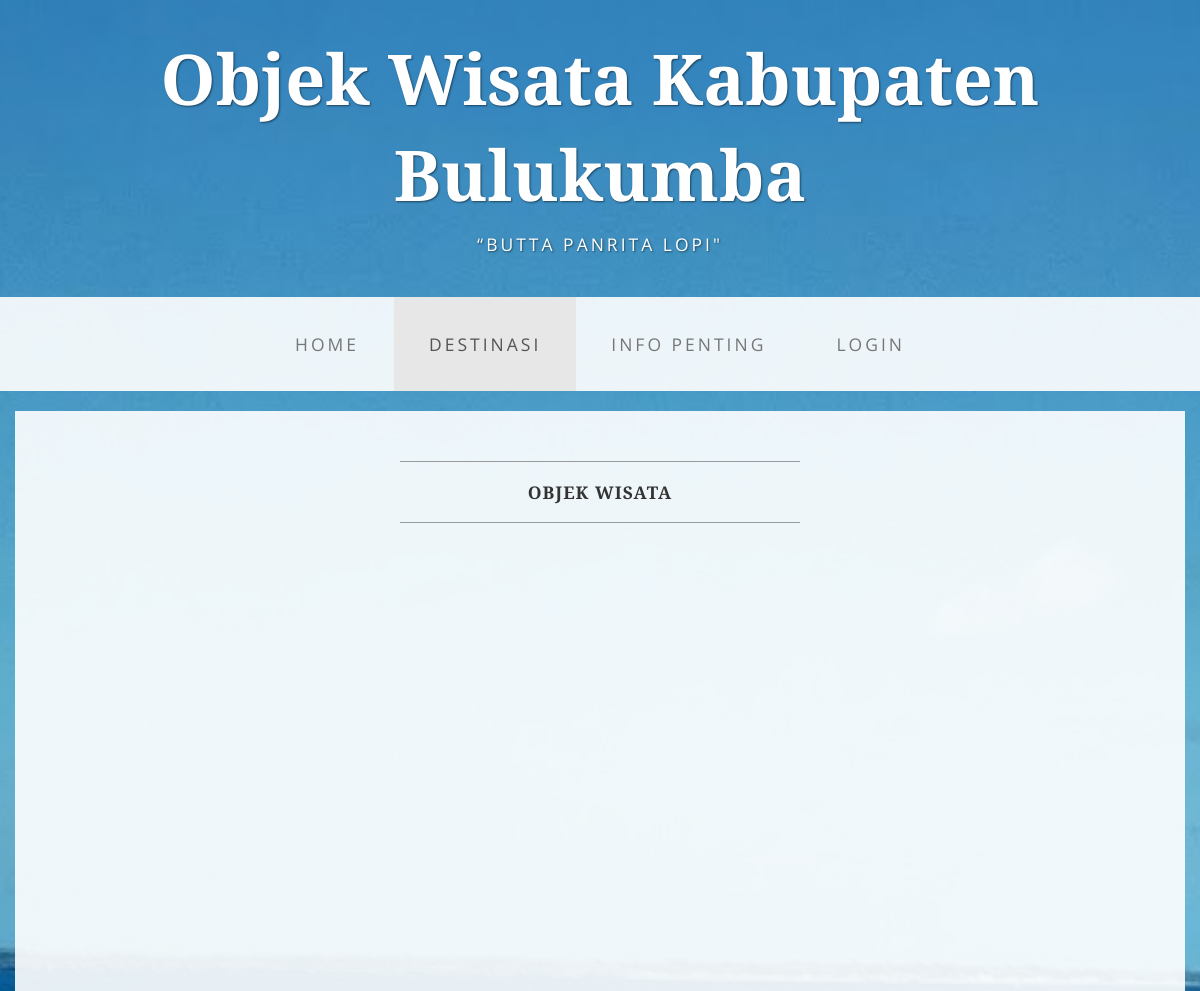
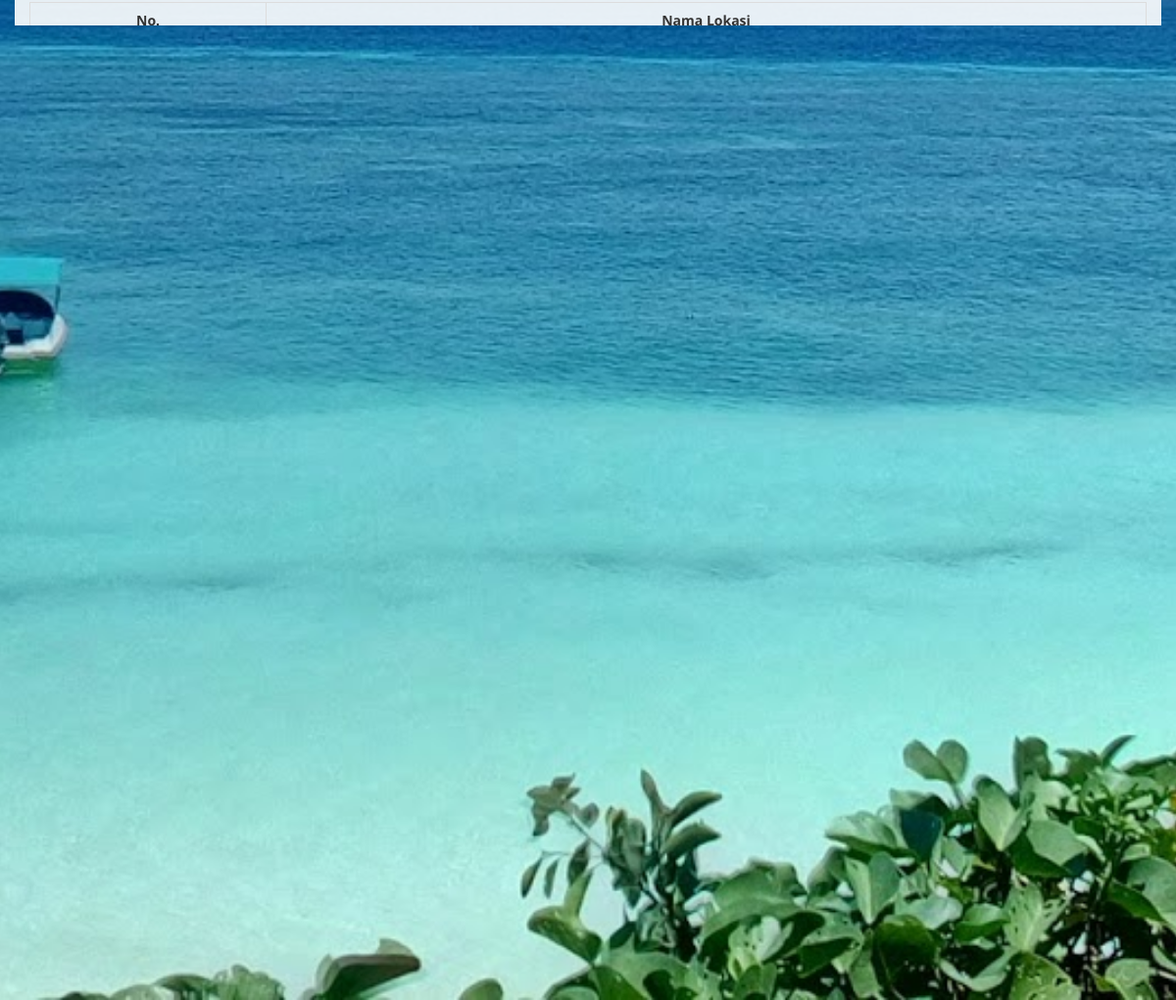
Screenshot of /index.php/destinasi with the database file from the repository (2 pictures, top to bottom).
### tables this page shows
CREATE TABLE IF NOT EXISTS `lokasi` (
  `id_lokasi` int(11) NOT NULL AUTO_INCREMENT,
  `nama_lokasi` varchar(30) NOT NULL,
  `garis_lintang` varchar(20) NOT NULL,
  `garis_bujur` varchar(20) NOT NULL,
  `informasi` longtext NOT NULL,
  `gambar` varchar(30) NOT NULL,
  PRIMARY KEY (`id_lokasi`)
);

### application/controllers/destinasi.php (called while the page is built, shortened)
<?php
class destinasi extends CI_Controller {
    function __construct(){
        $this->load->model('lokasi_model');
        $this->load->helper(array('form', 'url'));
        $this->load->library('upload');
    }
	public function index()
	{
	$this->load->library('googlemaps');
	$this->load->database();
	$config['center'] = '-5.4329, 120.2051';
	$config['zoom'] = '10';
	$this->googlemaps->initialize($config);
	$query = $this->db->get("lokasi");
	foreach ($query->result() as $row)
	{
		$marker = array();
    	$marker['position']=$row->garis_lintang.",".$row->garis_bujur;
    	$marker['infowindow_content']=$row->nama_lokasi;
    	$this->googlemaps->add_marker($marker);
	}
	$data['map'] = $this->googlemaps->create_map();
	$data1['lokasi']=$query->result();
	$this->load->view('destinasi', array_merge($data,$data1));
	}
}

### index.php (called while the page is built, shortened)
<?php
require_once BASEPATH.'core/CodeIgniter.php';

### application/views/destinasi.php (the view, shortened to what this page needs)
<!DOCTYPE html>
<html lang="en">
<head>
    <link href="<?php echo base_url();?>assets/css/bootstrap.min.css" rel="stylesheet">
    <link href="<?php echo base_url();?>assets/css/business-casual.css" rel="stylesheet">
</head>
<body>
    <div class="brand">Objek Wisata Kabupaten Bulukumba</div>
    <div class="address-bar">“Butta Panrita Lopi"</div>
    <nav class="navbar navbar-default" role="navigation">
        <div class="container">
            <div class="collapse navbar-collapse" id="bs-example-navbar-collapse-1">
                <ul class="nav navbar-nav">
                    <li>
                        <a href="<?php echo base_url()?>index.php">Home</a>
                    </li>
                    <li class="active">
                        <a href="<?php echo base_url()?>index.php/destinasi">Destinasi</a>
                    </li>
                    <li>
                        <a href="<?php echo base_url()?>index.php/info_penting">Info Penting</a>
                    </li>
                    <li>
                        <a href="<?php echo base_url()?>index.php/login">Login</a>
                    </li>
                </ul>
            </div>
        </div>
    </nav>
    <div class="container">
        <div class="row">
            <div class="box">
                <div class="col-lg-12">
                    <hr>
                    <h2 class="intro-text text-center">
                        <strong>Objek Wisata</strong>
                    </h2>
                    <hr>
                </div>
                <div class="col-md-12">
                    <?php echo $map['html']; ?>
                </div>
                 <table id="example1" align="center" class="table table-bordered table-striped">
                <thead>
                                        <tr>
                                            <th><div align="center">No.</div></th>
                                            <th><div align="center">Nama Lokasi</div></th>
                                        </tr>
                                    </thead>
                                    <tbody>
                                    <?php
                                    $no=1;
                                          if(isset($lokasi)){
                                                foreach($lokasi as $row){
                                            ?>
                                        <tr>
                                            <td><div align="center"><?php echo $no++; ?></div></td>
                                            <td><div align="center"><a href="<?php echo base_url()?>index.php/rute?id=<?php echo $row->id_lokasi; ?>">
                                            <?php echo $row->nama_lokasi; ?></a></div></td>
                                        </tr>
                                    <?php }
                                             }
                                                ?>
                                    </tbody>
              </table>
            </div>
        </div>
        <div class="row">
            <div class="box">
                <div class="col-lg-12">
                    <hr>
                    <h2 class="intro-text text-center">Our
                        <strong>Team</strong>
                    </h2>
                    <hr>
                </div>
                <div class="col-sm-4 text-center">
                    <img class="img-responsive" src="http://placehold.it/750x450" alt="">
                    <h3>John Smith
                        <small>Job Title</small>
                    </h3>
                </div>
                <div class="col-sm-4 text-center">
                    <img class="img-responsive" src="http://placehold.it/750x450" alt="">
                    <h3>John Smith
                        <small>Job Title</small>
                    </h3>
                </div>
                <div class="col-sm-4 text-center">
                    <img class="img-responsive" src="http://placehold.it/750x450" alt="">
                    <h3>John Smith
                        <small>Job Title</small>
                    </h3>
                </div>
            </div>
        </div>
    </div>
    <footer>
        <div class="container">
            <div class="row">
                <div class="col-lg-12 text-center">
                    <p>Copyright &copy; Your Website 2014</p>
                </div>
            </div>
        </div>
    </footer>
</body>
</html>

### rows the page displays
lokasi: nama_lokasi "Pantai Bira"
lokasi: nama_lokasi "Pantai Bara"
lokasi: nama_lokasi "Pulau Kambing"
lokasi: nama_lokasi "Tebing Apparalang"
lokasi: nama_lokasi "Pantai Lemo-Lemo"
lokasi: nama_lokasi "Pantai Kasuso"
lokasi: nama_lokasi "Pantai Samboang"
lokasi: nama_lokasi "Pantai Panrang Luhu"
lokasi: nama_lokasi "Pantai Marumasa"
